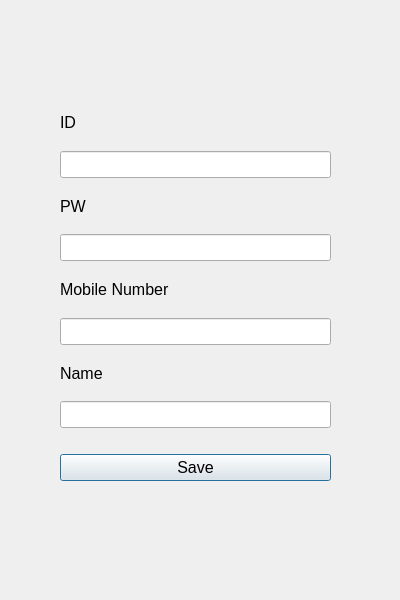
<?xml version="1.0" encoding="UTF-8"?>
<ui version="4.0">
 <class>Signup</class>
 <widget class="QDialog" name="Signup">
  <property name="geometry">
   <rect>
    <x>0</x>
    <y>0</y>
    <width>400</width>
    <height>600</height>
   </rect>
  </property>
  <property name="windowTitle">
   <string>Dialog</string>
  </property>
  <widget class="QWidget" name="layoutWidget">
   <property name="geometry">
    <rect>
     <x>60</x>
     <y>100</y>
     <width>271</width>
     <height>381</height>
    </rect>
   </property>
   <property name="font">
    <font>
     <pointsize>12</pointsize>
    </font>
   </property>
   <layout class="QVBoxLayout" name="verticalLayout_2">
    <item>
     <layout class="QVBoxLayout" name="verticalLayout">
      <item>
       <layout class="QHBoxLayout" name="horizontalLayout">
        <item>
         <widget class="QLabel" name="lbl_id">
          <property name="font">
           <font>
            <family>Arial</family>
            <pointsize>12</pointsize>
           </font>
          </property>
          <property name="text">
           <string>ID</string>
          </property>
         </widget>
        </item>
        <item>
         <spacer name="horizontalSpacer_2">
          <property name="font">
           <font>
            <family>Arial</family>
            <pointsize>12</pointsize>
           </font>
          </property>
          <property name="orientation">
           <enum>Qt::Horizontal</enum>
          </property>
          <property name="sizeType">
           <enum>QSizePolicy::Fixed</enum>
          </property>
          <property name="sizeHint" stdset="0">
           <size>
            <width>80</width>
            <height>20</height>
           </size>
          </property>
         </spacer>
        </item>
        <item alignment="Qt::AlignLeft">
         <widget class="QLabel" name="lbl_check">
          <property name="font">
           <font>
            <family>Arial</family>
            <pointsize>10</pointsize>
           </font>
          </property>
          <property name="text">
           <string/>
          </property>
         </widget>
        </item>
       </layout>
      </item>
      <item>
       <widget class="QLineEdit" name="led_id">
        <property name="font">
         <font>
          <family>Arial</family>
          <pointsize>12</pointsize>
         </font>
        </property>
       </widget>
      </item>
      <item>
       <layout class="QHBoxLayout" name="horizontalLayout_2">
        <item>
         <widget class="QLabel" name="lbl_pw">
          <property name="font">
           <font>
            <family>Arial</family>
            <pointsize>12</pointsize>
           </font>
          </property>
          <property name="text">
           <string>PW</string>
          </property>
         </widget>
        </item>
        <item>
         <spacer name="horizontalSpacer">
          <property name="font">
           <font>
            <pointsize>12</pointsize>
           </font>
          </property>
          <property name="orientation">
           <enum>Qt::Horizontal</enum>
          </property>
          <property name="sizeHint" stdset="0">
           <size>
            <width>40</width>
            <height>20</height>
           </size>
          </property>
         </spacer>
        </item>
       </layout>
      </item>
      <item>
       <widget class="QLineEdit" name="led_pw">
        <property name="font">
         <font>
          <family>Arial</family>
          <pointsize>12</pointsize>
         </font>
        </property>
       </widget>
      </item>
      <item>
       <layout class="QHBoxLayout" name="horizontalLayout_3">
        <item>
         <widget class="QLabel" name="lbl_phone">
          <property name="font">
           <font>
            <family>Arial</family>
            <pointsize>12</pointsize>
           </font>
          </property>
          <property name="text">
           <string>Mobile Number</string>
          </property>
         </widget>
        </item>
       </layout>
      </item>
      <item>
       <widget class="QLineEdit" name="led_phone">
        <property name="font">
         <font>
          <family>Arial</family>
          <pointsize>12</pointsize>
         </font>
        </property>
        <property name="inputMask">
         <string/>
        </property>
        <property name="text">
         <string/>
        </property>
       </widget>
      </item>
      <item>
       <layout class="QHBoxLayout" name="horizontalLayout_4">
        <item>
         <widget class="QLabel" name="lbl_name">
          <property name="font">
           <font>
            <family>Arial</family>
            <pointsize>12</pointsize>
           </font>
          </property>
          <property name="text">
           <string>Name</string>
          </property>
         </widget>
        </item>
        <item>
         <spacer name="horizontalSpacer_4">
          <property name="font">
           <font>
            <pointsize>12</pointsize>
           </font>
          </property>
          <property name="orientation">
           <enum>Qt::Horizontal</enum>
          </property>
          <property name="sizeHint" stdset="0">
           <size>
            <width>40</width>
            <height>20</height>
           </size>
          </property>
         </spacer>
        </item>
       </layout>
      </item>
      <item>
       <widget class="QLineEdit" name="led_name">
        <property name="font">
         <font>
          <pointsize>12</pointsize>
         </font>
        </property>
       </widget>
      </item>
     </layout>
    </item>
    <item>
     <spacer name="verticalSpacer">
      <property name="font">
       <font>
        <pointsize>12</pointsize>
       </font>
      </property>
      <property name="orientation">
       <enum>Qt::Vertical</enum>
      </property>
      <property name="sizeType">
       <enum>QSizePolicy::Fixed</enum>
      </property>
      <property name="sizeHint" stdset="0">
       <size>
        <width>20</width>
        <height>20</height>
       </size>
      </property>
     </spacer>
    </item>
    <item>
     <widget class="QPushButton" name="btn_save">
      <property name="font">
       <font>
        <family>Arial</family>
        <pointsize>12</pointsize>
       </font>
      </property>
      <property name="text">
       <string>Save</string>
      </property>
     </widget>
    </item>
   </layout>
  </widget>
 </widget>
 <resources/>
 <connections/>
</ui>
